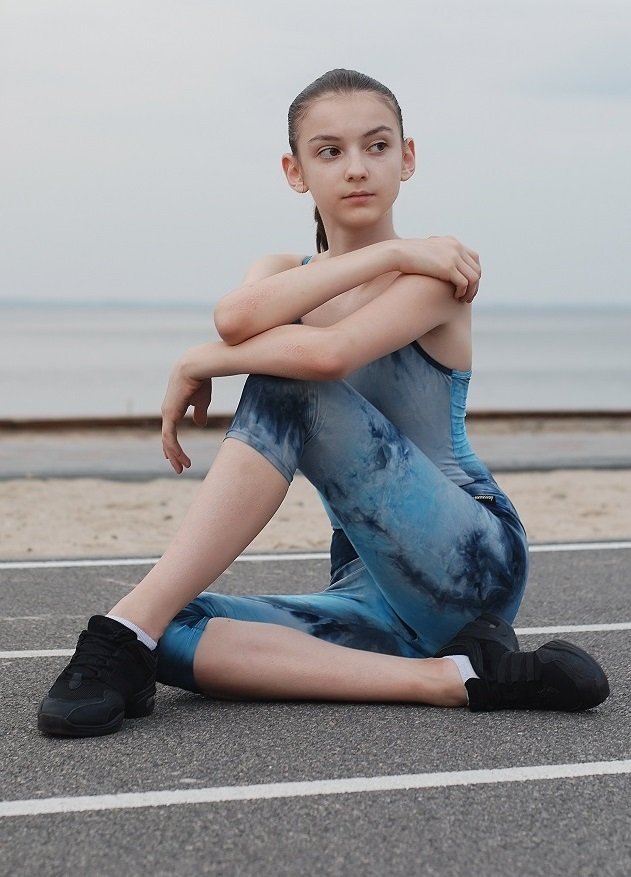
#> input picture OpenCV/image.jpg, 631 x 877 px, found by its file name
$ python '18-Edge detection - Canny edge detector.py'
#> lines starting #> are read from the running program, lines starting #| are printed output that depends on the picture; after the words box and inside, x2 and y2 are one past the last pixel; in counts of white or black regions, pixels touching at a corner belong together
import cv2

image = cv2.imread('image.jpg', 0)
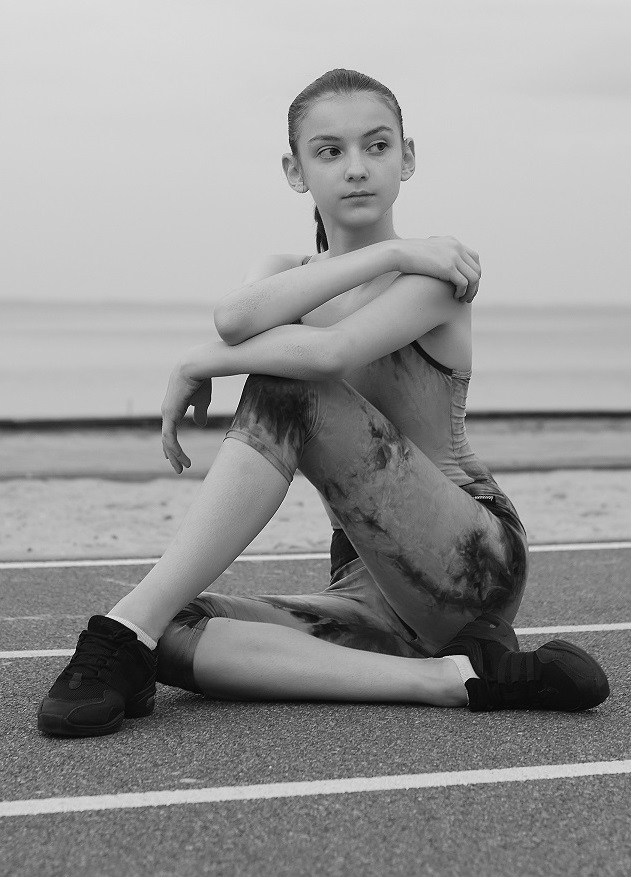
#> image: shape (877, 631); min 0, max 255, mean 149.1

# Apply Canny edge detection
edges = cv2.Canny(image, 50, 200)
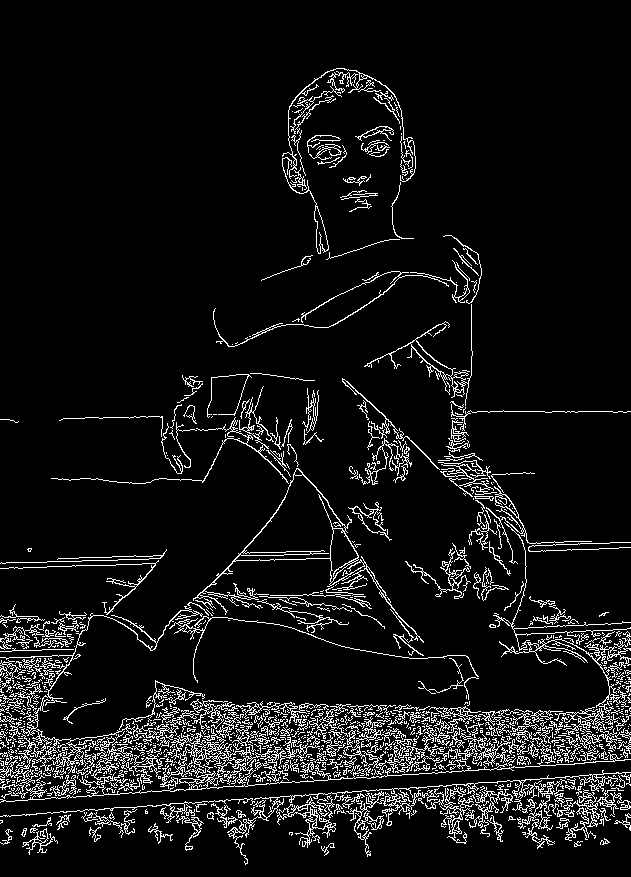
#> edges: shape (877, 631); 7.7% white in thin lines or dots

# Display the original image and the detected edges
cv2.imshow('Original Image', image)
cv2.imshow('Edges', edges)
cv2.waitKey(0)
cv2.destroyAllWindows()

$ run again, with OpenCV/group.jpg copied over OpenCV/image.jpg
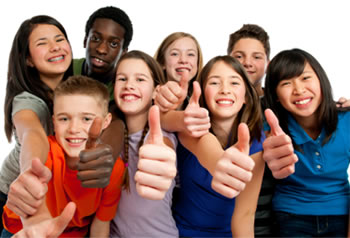
#> input picture OpenCV/group.jpg, 350 x 238 px, found by its file name
#> `image = cv2.imread('image.jpg', 0)`:
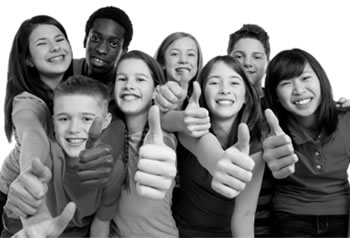
#> image: shape (238, 350); min 0, max 255, mean 127.8
#> `edges = cv2.Canny(image, 50, 200)`:
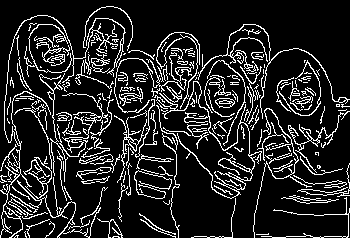
#> edges: shape (238, 350); 14.6% white in thin lines or dots

$ run again, with OpenCV/template.jpg copied over OpenCV/image.jpg
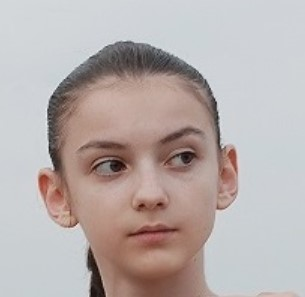
#> input picture OpenCV/template.jpg, 305 x 297 px, found by its file name
#> `image = cv2.imread('image.jpg', 0)`:
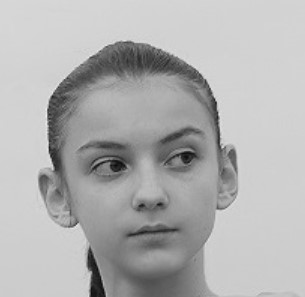
#> image: shape (297, 305); min 10, max 238, mean 176.9
#> `edges = cv2.Canny(image, 50, 200)`:
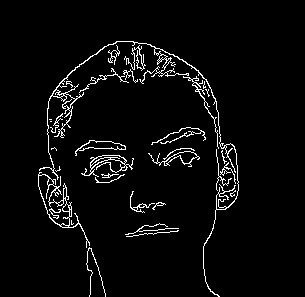
#> edges: shape (297, 305); 4% white in thin lines or dots, all inside (x1, y1, x2, y2) = (38, 41, 239, 297)
